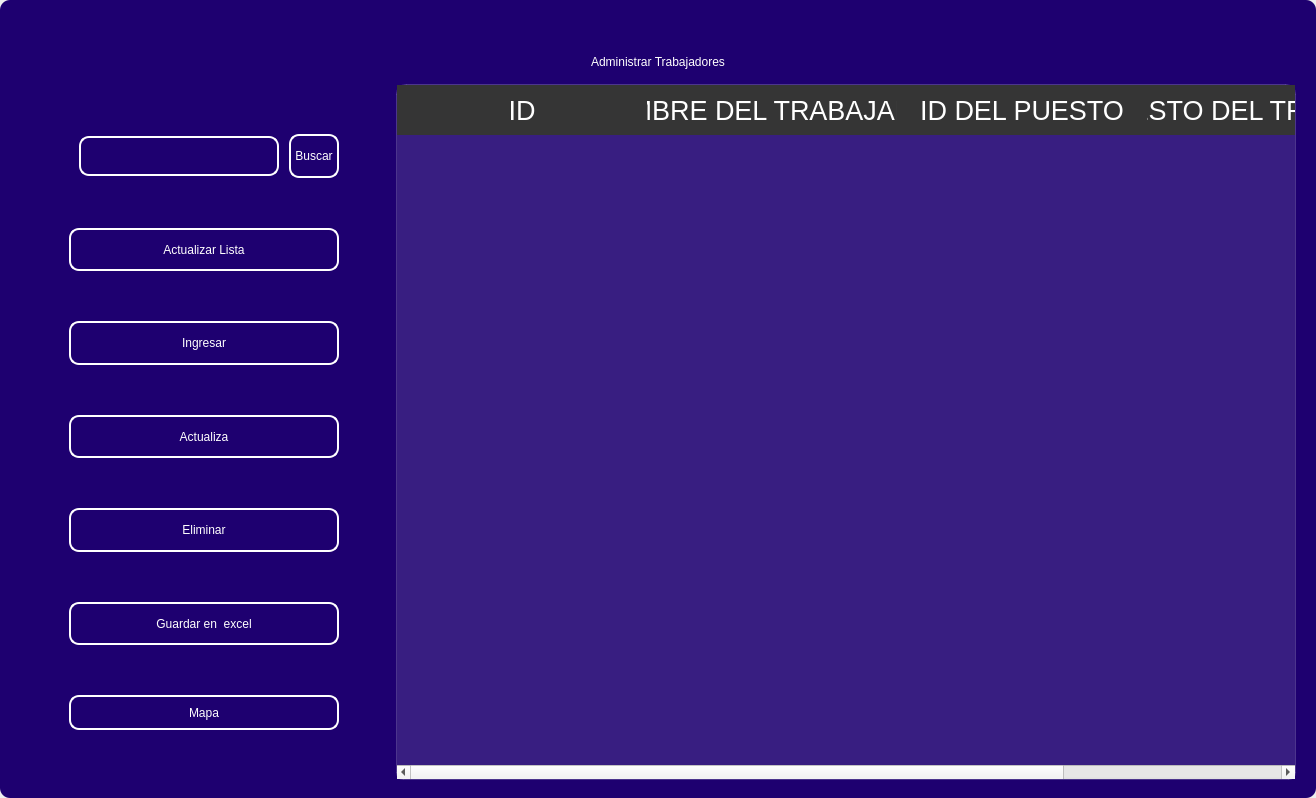
<?xml version="1.0" encoding="UTF-8"?>
<ui version="4.0">
 <class>MainWindow</class>
 <widget class="QMainWindow" name="MainWindow">
  <property name="geometry">
   <rect>
    <x>0</x>
    <y>0</y>
    <width>1316</width>
    <height>798</height>
   </rect>
  </property>
  <property name="windowTitle">
   <string>MainWindow</string>
  </property>
  <property name="styleSheet">
   <string notr="true"/>
  </property>
  <widget class="QWidget" name="centralwidget">
   <property name="styleSheet">
    <string notr="true"/>
   </property>
   <layout class="QVBoxLayout" name="verticalLayout">
    <property name="spacing">
     <number>0</number>
    </property>
    <property name="leftMargin">
     <number>0</number>
    </property>
    <property name="topMargin">
     <number>0</number>
    </property>
    <property name="rightMargin">
     <number>0</number>
    </property>
    <property name="bottomMargin">
     <number>0</number>
    </property>
    <item>
     <widget class="QFrame" name="frame">
      <property name="enabled">
       <bool>true</bool>
      </property>
      <property name="styleSheet">
       <string notr="true">
QFrame {
border-radius:10px;
background-color:#1E0070;
 }
</string>
      </property>
      <property name="frameShape">
       <enum>QFrame::StyledPanel</enum>
      </property>
      <property name="frameShadow">
       <enum>QFrame::Raised</enum>
      </property>
      <layout class="QVBoxLayout" name="verticalLayout_2">
       <item>
        <widget class="QFrame" name="frame_superior">
         <property name="minimumSize">
          <size>
           <width>0</width>
           <height>40</height>
          </size>
         </property>
         <property name="maximumSize">
          <size>
           <width>16777215</width>
           <height>40</height>
          </size>
         </property>
         <property name="styleSheet">
          <string notr="true">QPushButton{
border-radius:18px;
}

QPushButton:hover{
	background-color: rgb(0, 0, 0);
}
</string>
         </property>
         <property name="frameShape">
          <enum>QFrame::StyledPanel</enum>
         </property>
         <property name="frameShadow">
          <enum>QFrame::Raised</enum>
         </property>
         <layout class="QHBoxLayout" name="horizontalLayout_3">
          <property name="spacing">
           <number>4</number>
          </property>
          <property name="leftMargin">
           <number>0</number>
          </property>
          <property name="topMargin">
           <number>0</number>
          </property>
          <property name="rightMargin">
           <number>0</number>
          </property>
          <property name="bottomMargin">
           <number>0</number>
          </property>
          <item>
           <widget class="QPushButton" name="btn_icon">
            <property name="text">
             <string/>
            </property>
            <property name="iconSize">
             <size>
              <width>40</width>
              <height>40</height>
             </size>
            </property>
           </widget>
          </item>
          <item>
           <spacer name="horizontalSpacer_2">
            <property name="orientation">
             <enum>Qt::Horizontal</enum>
            </property>
            <property name="sizeHint" stdset="0">
             <size>
              <width>443</width>
              <height>20</height>
             </size>
            </property>
           </spacer>
          </item>
          <item>
           <widget class="QPushButton" name="btn_exit">
            <property name="minimumSize">
             <size>
              <width>38</width>
              <height>38</height>
             </size>
            </property>
            <property name="maximumSize">
             <size>
              <width>38</width>
              <height>38</height>
             </size>
            </property>
            <property name="cursor">
             <cursorShape>PointingHandCursor</cursorShape>
            </property>
            <property name="text">
             <string/>
            </property>
            <property name="iconSize">
             <size>
              <width>35</width>
              <height>35</height>
             </size>
            </property>
           </widget>
          </item>
          <item>
           <widget class="QPushButton" name="bt_minimizar">
            <property name="minimumSize">
             <size>
              <width>38</width>
              <height>38</height>
             </size>
            </property>
            <property name="maximumSize">
             <size>
              <width>38</width>
              <height>38</height>
             </size>
            </property>
            <property name="cursor">
             <cursorShape>PointingHandCursor</cursorShape>
            </property>
            <property name="text">
             <string/>
            </property>
            <property name="icon">
             <iconset>
              <normaloff>image/minus.svg</normaloff>image/minus.svg</iconset>
            </property>
            <property name="iconSize">
             <size>
              <width>38</width>
              <height>38</height>
             </size>
            </property>
           </widget>
          </item>
          <item>
           <widget class="QPushButton" name="bt_maximizar">
            <property name="minimumSize">
             <size>
              <width>38</width>
              <height>38</height>
             </size>
            </property>
            <property name="maximumSize">
             <size>
              <width>38</width>
              <height>38</height>
             </size>
            </property>
            <property name="cursor">
             <cursorShape>PointingHandCursor</cursorShape>
            </property>
            <property name="text">
             <string/>
            </property>
            <property name="icon">
             <iconset>
              <normaloff>image/chevron-up.svg</normaloff>image/chevron-up.svg</iconset>
            </property>
            <property name="iconSize">
             <size>
              <width>38</width>
              <height>38</height>
             </size>
            </property>
           </widget>
          </item>
          <item>
           <widget class="QPushButton" name="bt_restaurar">
            <property name="minimumSize">
             <size>
              <width>38</width>
              <height>38</height>
             </size>
            </property>
            <property name="maximumSize">
             <size>
              <width>38</width>
              <height>38</height>
             </size>
            </property>
            <property name="cursor">
             <cursorShape>PointingHandCursor</cursorShape>
            </property>
            <property name="text">
             <string/>
            </property>
            <property name="icon">
             <iconset>
              <normaloff>image/chevron-down.svg</normaloff>image/chevron-down.svg</iconset>
            </property>
            <property name="iconSize">
             <size>
              <width>38</width>
              <height>38</height>
             </size>
            </property>
           </widget>
          </item>
          <item>
           <widget class="QPushButton" name="bt_cerrar">
            <property name="minimumSize">
             <size>
              <width>38</width>
              <height>38</height>
             </size>
            </property>
            <property name="maximumSize">
             <size>
              <width>38</width>
              <height>38</height>
             </size>
            </property>
            <property name="cursor">
             <cursorShape>PointingHandCursor</cursorShape>
            </property>
            <property name="text">
             <string/>
            </property>
            <property name="icon">
             <iconset>
              <normaloff>image/x.svg</normaloff>image/x.svg</iconset>
            </property>
            <property name="iconSize">
             <size>
              <width>38</width>
              <height>38</height>
             </size>
            </property>
           </widget>
          </item>
         </layout>
        </widget>
       </item>
       <item>
        <widget class="QLabel" name="label">
         <property name="styleSheet">
          <string notr="true">font: 30pt &quot;MS Shell Dlg 2&quot;;
color: rgb(255, 255, 255);</string>
         </property>
         <property name="text">
          <string>Administrar Trabajadores</string>
         </property>
         <property name="alignment">
          <set>Qt::AlignCenter</set>
         </property>
        </widget>
       </item>
       <item>
        <widget class="QFrame" name="frame_3">
         <property name="minimumSize">
          <size>
           <width>0</width>
           <height>0</height>
          </size>
         </property>
         <property name="frameShape">
          <enum>QFrame::StyledPanel</enum>
         </property>
         <property name="frameShadow">
          <enum>QFrame::Raised</enum>
         </property>
         <layout class="QHBoxLayout" name="horizontalLayout_4">
          <property name="leftMargin">
           <number>9</number>
          </property>
          <property name="topMargin">
           <number>9</number>
          </property>
          <property name="rightMargin">
           <number>9</number>
          </property>
          <item>
           <layout class="QVBoxLayout" name="verticalLayout_4">
            <property name="spacing">
             <number>50</number>
            </property>
            <property name="sizeConstraint">
             <enum>QLayout::SetDefaultConstraint</enum>
            </property>
            <property name="leftMargin">
             <number>50</number>
            </property>
            <property name="topMargin">
             <number>50</number>
            </property>
            <property name="rightMargin">
             <number>50</number>
            </property>
            <property name="bottomMargin">
             <number>50</number>
            </property>
            <item>
             <layout class="QHBoxLayout" name="horizontalLayout">
              <property name="spacing">
               <number>10</number>
              </property>
              <property name="leftMargin">
               <number>10</number>
              </property>
              <property name="topMargin">
               <number>0</number>
              </property>
              <property name="bottomMargin">
               <number>0</number>
              </property>
              <item>
               <widget class="QLineEdit" name="searchtxt">
                <property name="minimumSize">
                 <size>
                  <width>200</width>
                  <height>25</height>
                 </size>
                </property>
                <property name="maximumSize">
                 <size>
                  <width>150</width>
                  <height>40</height>
                 </size>
                </property>
                <property name="styleSheet">
                 <string notr="true">QLabel {
	color: rgb(255, 255, 254);
	font: 12pt &quot;Arial&quot;;
	background-color: rgba(0, 0, 0,0);
}

QTextEdit{
background-color: rgba(0, 0, 0,0);
border-radius:10px; 
font: 12pt &quot;Arial&quot;;
color: rgb(255, 255, 254);
border: 2px solid  rgb(255, 255, 255);

}

QTextEdit:hover{
background-color: rgba(0, 0, 0,0);
border-radius:10px; 
font: 12pt &quot;Arial&quot;;
border: 2px solid  rgb(120, 0, 171);
}

QTextEdit:focus{
background-color: rgb(0, 0, 0);
border-radius:10px; 
font: 12pt &quot;Arial&quot;;
border: 2px solid rgb(120, 0, 171);
}

QLineEdit{
background-color: rgba(0, 0, 0,0);
border-radius:10px; 
font: 12pt &quot;Arial&quot;;
color: rgb(255, 255, 254);
border: 2px solid  rgb(255, 255, 255);

}

QLineEdit:hover{
background-color: rgba(0, 0, 0,0);
border-radius:10px; 
font: 12pt &quot;Arial&quot;;
border: 2px solid  rgb(120, 0, 171);
}

QLineEdit:focus{
background-color: rgb(0, 0, 0);
border-radius:10px; 
font: 12pt &quot;Arial&quot;;
border: 2px solid rgb(120, 0, 171);
}

QCheckBox{
	font: 12pt &quot;Arial&quot;;
	color: rgb(255, 255, 255);
}

QCheckBox::indicator {
    width: 18px;
    height:18px;
}

QCheckBox::indicator:unchecked {
   background-image: url(image/square.svg);
}

QCheckBox::indicator:checked {
   background-image: url(image/check-square.svg);
}

QPushButton{
border-radius:10px; 
font: 12pt &quot;Arial&quot;;
color: rgb(255, 255, 254);
border: 2px solid #ffffff;
}

QPushButton:hover{
border-radius:10px; 
font: 12pt &quot;Arial&quot;;
color: rgb(255, 255, 255);
border: 2px solid rgb(120, 0, 171);
	background-color: rgb(120, 0, 171);
}
</string>
                </property>
               </widget>
              </item>
              <item>
               <widget class="QPushButton" name="btn_search">
                <property name="sizePolicy">
                 <sizepolicy hsizetype="Minimum" vsizetype="Fixed">
                  <horstretch>0</horstretch>
                  <verstretch>0</verstretch>
                 </sizepolicy>
                </property>
                <property name="minimumSize">
                 <size>
                  <width>0</width>
                  <height>15</height>
                 </size>
                </property>
                <property name="maximumSize">
                 <size>
                  <width>100</width>
                  <height>50</height>
                 </size>
                </property>
                <property name="cursor">
                 <cursorShape>PointingHandCursor</cursorShape>
                </property>
                <property name="styleSheet">
                 <string notr="true">QPushButton{
border-radius:10px; 
font: 12pt &quot;Arial&quot;;
color: rgb(255, 255, 254);
border: 2px solid #ffffff;
}

QPushButton:hover{
border-radius:10px; 
font: 12pt &quot;Arial&quot;;
color: rgb(255, 255, 255);
border: 2px solid rgb(120, 0, 171);
	background-color: rgb(120, 0, 171);
}</string>
                </property>
                <property name="text">
                 <string>Buscar</string>
                </property>
               </widget>
              </item>
             </layout>
            </item>
            <item>
             <widget class="QPushButton" name="btn_get">
              <property name="minimumSize">
               <size>
                <width>50</width>
                <height>40</height>
               </size>
              </property>
              <property name="maximumSize">
               <size>
                <width>300</width>
                <height>50</height>
               </size>
              </property>
              <property name="cursor">
               <cursorShape>PointingHandCursor</cursorShape>
              </property>
              <property name="styleSheet">
               <string notr="true">QPushButton{
border-radius:10px; 
font: 12pt &quot;Arial&quot;;
color: rgb(255, 255, 254);
border: 2px solid #ffffff;
}

QPushButton:hover{
border-radius:10px; 
font: 12pt &quot;Arial&quot;;
color: rgb(255, 255, 255);
border: 2px solid rgb(120, 0, 171);
	background-color: rgb(120, 0, 171);
}</string>
              </property>
              <property name="text">
               <string>Actualizar Lista</string>
              </property>
              <property name="iconSize">
               <size>
                <width>35</width>
                <height>35</height>
               </size>
              </property>
             </widget>
            </item>
            <item>
             <widget class="QPushButton" name="btn_add">
              <property name="minimumSize">
               <size>
                <width>0</width>
                <height>40</height>
               </size>
              </property>
              <property name="maximumSize">
               <size>
                <width>300</width>
                <height>50</height>
               </size>
              </property>
              <property name="cursor">
               <cursorShape>PointingHandCursor</cursorShape>
              </property>
              <property name="styleSheet">
               <string notr="true">QPushButton{
border-radius:10px; 
font: 12pt &quot;Arial&quot;;
color: rgb(255, 255, 254);
border: 2px solid #ffffff;
}

QPushButton:hover{
border-radius:10px; 
font: 12pt &quot;Arial&quot;;
color: rgb(255, 255, 255);
border: 2px solid rgb(120, 0, 171);
	background-color: rgb(120, 0, 171);
}</string>
              </property>
              <property name="text">
               <string>Ingresar</string>
              </property>
              <property name="iconSize">
               <size>
                <width>35</width>
                <height>35</height>
               </size>
              </property>
             </widget>
            </item>
            <item>
             <widget class="QPushButton" name="btn_update">
              <property name="minimumSize">
               <size>
                <width>0</width>
                <height>40</height>
               </size>
              </property>
              <property name="maximumSize">
               <size>
                <width>300</width>
                <height>50</height>
               </size>
              </property>
              <property name="cursor">
               <cursorShape>PointingHandCursor</cursorShape>
              </property>
              <property name="styleSheet">
               <string notr="true">QPushButton{
border-radius:10px; 
font: 12pt &quot;Arial&quot;;
color: rgb(255, 255, 254);
border: 2px solid #ffffff;
}

QPushButton:hover{
border-radius:10px; 
font: 12pt &quot;Arial&quot;;
color: rgb(255, 255, 255);
border: 2px solid rgb(120, 0, 171);
	background-color: rgb(120, 0, 171);
}</string>
              </property>
              <property name="text">
               <string>Actualiza</string>
              </property>
              <property name="iconSize">
               <size>
                <width>35</width>
                <height>35</height>
               </size>
              </property>
             </widget>
            </item>
            <item>
             <widget class="QPushButton" name="btn_delete">
              <property name="minimumSize">
               <size>
                <width>0</width>
                <height>40</height>
               </size>
              </property>
              <property name="maximumSize">
               <size>
                <width>300</width>
                <height>50</height>
               </size>
              </property>
              <property name="cursor">
               <cursorShape>PointingHandCursor</cursorShape>
              </property>
              <property name="styleSheet">
               <string notr="true">QPushButton{
border-radius:10px; 
font: 12pt &quot;Arial&quot;;
color: rgb(255, 255, 254);
border: 2px solid #ffffff;
}

QPushButton:hover{
border-radius:10px; 
font: 12pt &quot;Arial&quot;;
color: rgb(255, 255, 255);
border: 2px solid rgb(120, 0, 171);
	background-color: rgb(120, 0, 171);
}</string>
              </property>
              <property name="text">
               <string>Eliminar</string>
              </property>
              <property name="iconSize">
               <size>
                <width>35</width>
                <height>35</height>
               </size>
              </property>
             </widget>
            </item>
            <item>
             <widget class="QPushButton" name="btn_excel">
              <property name="minimumSize">
               <size>
                <width>10</width>
                <height>40</height>
               </size>
              </property>
              <property name="maximumSize">
               <size>
                <width>300</width>
                <height>50</height>
               </size>
              </property>
              <property name="cursor">
               <cursorShape>PointingHandCursor</cursorShape>
              </property>
              <property name="styleSheet">
               <string notr="true">QPushButton{
border-radius:10px; 
font: 12pt &quot;Arial&quot;;
color: rgb(255, 255, 254);
border: 2px solid #ffffff;
}

QPushButton:hover{
border-radius:10px; 
font: 12pt &quot;Arial&quot;;
color: rgb(255, 255, 255);
border: 2px solid rgb(120, 0, 171);
	background-color: rgb(120, 0, 171);
}</string>
              </property>
              <property name="text">
               <string>Guardar en  excel</string>
              </property>
              <property name="iconSize">
               <size>
                <width>35</width>
                <height>35</height>
               </size>
              </property>
             </widget>
            </item>
            <item>
             <widget class="QPushButton" name="btn_maps">
              <property name="minimumSize">
               <size>
                <width>0</width>
                <height>35</height>
               </size>
              </property>
              <property name="styleSheet">
               <string notr="true">QPushButton{
border-radius:10px; 
font: 12pt &quot;Arial&quot;;
color: rgb(255, 255, 254);
border: 2px solid #ffffff;
}

QPushButton:hover{
border-radius:10px; 
font: 12pt &quot;Arial&quot;;
color: rgb(255, 255, 255);
border: 2px solid rgb(120, 0, 171);
	background-color: rgb(120, 0, 171);
}</string>
              </property>
              <property name="text">
               <string>Mapa</string>
              </property>
             </widget>
            </item>
           </layout>
          </item>
          <item>
           <widget class="QTableWidget" name="table_employee">
            <property name="minimumSize">
             <size>
              <width>900</width>
              <height>0</height>
             </size>
            </property>
            <property name="maximumSize">
             <size>
              <width>700</width>
              <height>16777215</height>
             </size>
            </property>
            <property name="styleSheet">
             <string notr="true">QTableView {
	background-color: rgba(255, 255, 255, 30); 	
	border: 1px solid rgba(255,255,255,40);
	border-bottom-right-radius: 7px; 
	border-bottom-left-radius: 7px; 
	color: white;
	font: 15pt &quot;MS Shell Dlg 2&quot;;
}

QHeaderView::section {
background-color: rgb(53, 53, 53);
color: white;
border: none;
height: 50px;
font-size: 20pt;
}

QTableView::item {
    border-style: none;
    border-bottom: 1px solid rgba(255,255,255,50);
    padding-left: auto;
    padding-right: auto;
}

QTableView::item:selected{
	border: none;
	color: rgb(255, 255, 255);
    background-color: rgba(255, 255, 255, 50);
}
</string>
            </property>
            <property name="lineWidth">
             <number>1</number>
            </property>
            <property name="editTriggers">
             <set>QAbstractItemView::NoEditTriggers</set>
            </property>
            <attribute name="horizontalHeaderDefaultSectionSize">
             <number>250</number>
            </attribute>
            <column>
             <property name="text">
              <string>ID</string>
             </property>
            </column>
            <column>
             <property name="text">
              <string>NOMBRE DEL TRABAJADOR</string>
             </property>
            </column>
            <column>
             <property name="text">
              <string>ID DEL PUESTO</string>
             </property>
            </column>
            <column>
             <property name="text">
              <string>PUESTO DEL TRABAJADOR</string>
             </property>
            </column>
           </widget>
          </item>
         </layout>
        </widget>
       </item>
      </layout>
     </widget>
    </item>
   </layout>
  </widget>
 </widget>
 <resources/>
 <connections/>
</ui>
